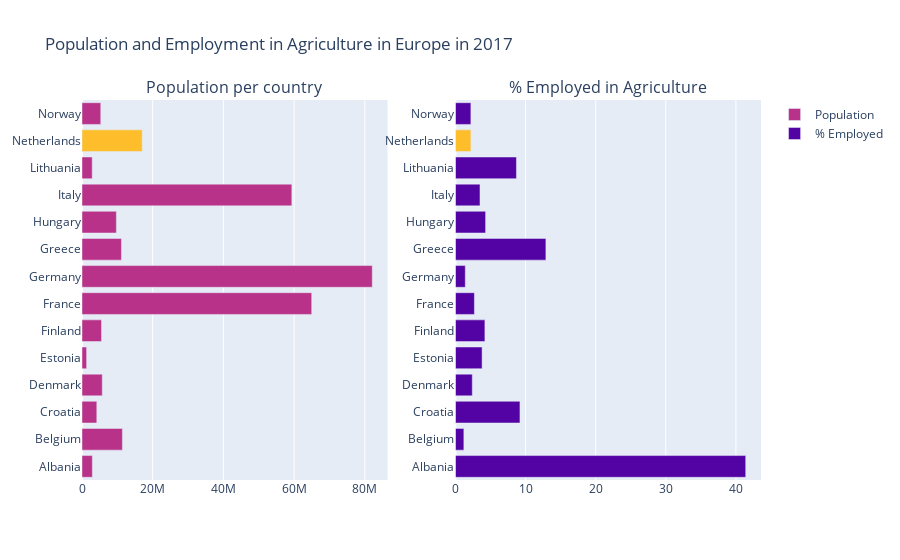

The notebook cell saved with this chart:
### Markdown cell above
## Employment in agriculture

Now that we have seen how the Netherlands compares to other countries based on emission, we shift our focus on the agricultural sector. In figure 2 it is visible that there is no correlation between the number of citizens in a country and the percentage of the employed people in the agricultural sector, as the Netherlands and Norway have the same employment rate in agriculture, but very different population sizes. This lack of correlation could be explained by the natural suitability of a country for agriculture [(Cong, 2021)](https://www.pulsus.com/scholarly-articles/factors-affecting-agriculture.pdf). The Netherlands happens to have a good natural suitability for farming and it produces a lot of food and sells it all over the world. According to figure 3 more than 30% of the land in the Netherlands is as arable land and in the report of the European Union you can find that The Netherlands uses 66% of the land for all agricultural purposes [(Ministerie van Buitenlandse Zaken, 2017, April 30)](https://www.netherlandsandyou.nl/your-country-and-the-netherlands/bangladesh/and-the-netherlands/agriculture-and-food#:~:text=The%20Netherlands%20is%20the%20second,has%20an%20extensive%20logistics%20network.), [(European Union, n.d.)](https://agriculture.ec.europa.eu/system/files/2023-04/csp-at-a-glance-netherlands_en.pdf). The Dutch eligibility for agriculture should be taken advantage of, to benefit the Netherlands and the countries that import from the Netherlands. Imposing restrictions on the agricultural sector would decrease the benefit that we derive from it, which should be something to avoid.

### Code cell
data = pd.read_csv('../datasets/EUonly_country_profile_variables.csv')

fig = fig = make_subplots(rows=1, cols=2, subplot_titles=['Population per country', '% Employed in Agriculture'])

colors1 = ['#b83289',] * 14
colors1[12] = '#febd2a'

colors2 = ['#5302a3',] * 14
colors2[12] = '#febd2a'

fig.add_trace(go.Bar(
    x=data['Population in thousands (2017)'] * 1000,
    y=data['location'],
    orientation='h',
    name='Population',
    marker_color = colors1
), row=1, col=1)

fig.add_trace(go.Bar(
    x=data['Employment: Agriculture (% of employed)'],
    y=data['location'],
    orientation='h',
    name='% Employed',
    marker_color = colors2
), row=1, col=2)

fig.update_layout(title='Population and Employment in Agriculture in Europe in 2017')

fig.show()

### Figure 1 — Plotly figure (JSON) as saved in the notebook; plotly's stock layout.template omitted (floating-point values rounded to 4 significant figures)
{"data": [{"marker": {"color": ["#b83289", "#b83289", "#b83289", "#b83289", "#b83289", "#b83289", "#b83289", "#b83289", "#b83289", "#b83289", "#b83289", "#b83289", "#febd2a", "#b83289"]}, "name": "Population", "orientation": "h", "type": "bar", "x": [2930000, 11429000, 4189000, 5734000, 1310000, 5523000, 64980000, 82114000, 11160000, 9722000, 59360000, 2890000, 17036000, 5305000], "xaxis": "x", "y": ["Albania", "Belgium", "Croatia", "Denmark", "Estonia", "Finland", "France", "Germany", "Greece", "Hungary", "Italy", "Lithuania", "Netherlands", "Norway"], "yaxis": "y"}, {"marker": {"color": ["#5302a3", "#5302a3", "#5302a3", "#5302a3", "#5302a3", "#5302a3", "#5302a3", "#5302a3", "#5302a3", "#5302a3", "#5302a3", "#5302a3", "#febd2a", "#5302a3"]}, "name": "% Employed", "orientation": "h", "type": "bar", "x": [41.4, 1.2, 9.2, 2.4, 3.8, 4.2, 2.7, 1.4, 12.9, 4.3, 3.5, 8.7, 2.2, 2.2], "xaxis": "x2", "y": ["Albania", "Belgium", "Croatia", "Denmark", "Estonia", "Finland", "France", "Germany", "Greece", "Hungary", "Italy", "Lithuania", "Netherlands", "Norway"], "yaxis": "y2"}], "layout": {"annotations": [{"font": {"size": 16}, "showarrow": false, "text": "Population per country", "x": 0.225, "xanchor": "center", "xref": "paper", "y": 1, "yanchor": "bottom", "yref": "paper"}, {"font": {"size": 16}, "showarrow": false, "text": "% Employed in Agriculture", "x": 0.775, "xanchor": "center", "xref": "paper", "y": 1, "yanchor": "bottom", "yref": "paper"}], "title": {"text": "Population and Employment in Agriculture in Europe in 2017"}, "xaxis": {"anchor": "y", "domain": [0, 0.45]}, "xaxis2": {"anchor": "y2", "domain": [0.55, 1]}, "yaxis": {"anchor": "x", "domain": [0, 1]}, "yaxis2": {"anchor": "x2", "domain": [0, 1]}}}
